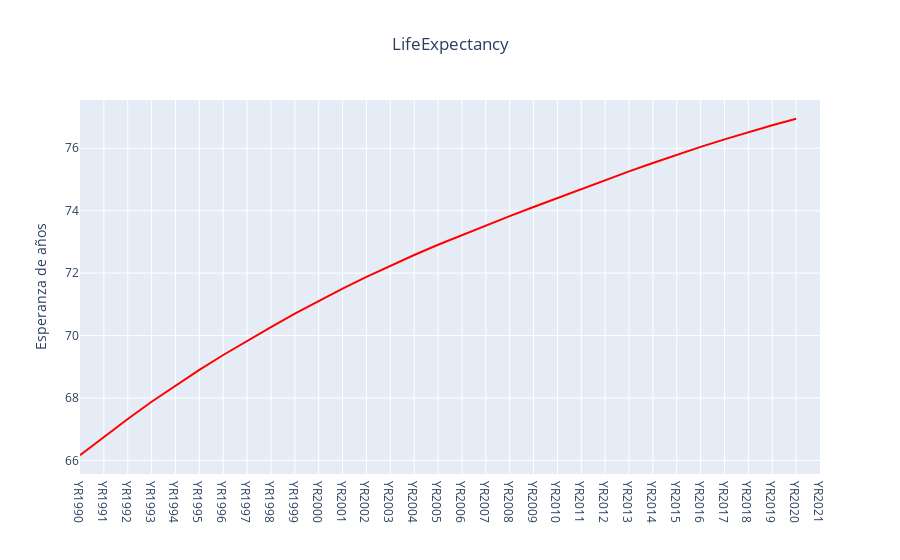

Here is the notebook cell this chart was saved with:
### Code cell
lifexpo()

### Figure 1 — Plotly figure (JSON) as saved in the notebook; plotly's stock layout.template omitted (floating-point values rounded to 4 significant figures)
{"data": [{"line": {"color": "red"}, "name": "India", "type": "scatter", "x": ["YR1990", "YR1991", "YR1992", "YR1993", "YR1994", "YR1995", "YR1996", "YR1997", "YR1998", "YR1999", "YR2000", "YR2001", "YR2002", "YR2003", "YR2004", "YR2005", "YR2006", "YR2007", "YR2008", "YR2009", "YR2010", "YR2011", "YR2012", "YR2013", "YR2014", "YR2015", "YR2016", "YR2017", "YR2018", "YR2019", "YR2020", "YR2021"], "y": [66.17, 66.76, 67.33, 67.88, 68.41, 68.9, 69.38, 69.83, 70.27, 70.7, 71.11, 71.5, 71.88, 72.24, 72.58, 72.91, 73.22, 73.53, 73.83, 74.12, 74.41, 74.7, 74.98, 75.26, 75.53, 75.79, 76.04, 76.29, 76.52, 76.74, 76.95, null]}], "layout": {"title": {"text": "LifeExpectancy", "x": 0.5, "xanchor": "center"}, "xaxis": {"rangeslider": {"visible": false}, "title": {"text": " "}}, "yaxis": {"title": {"text": "Esperanza de años"}}}}
